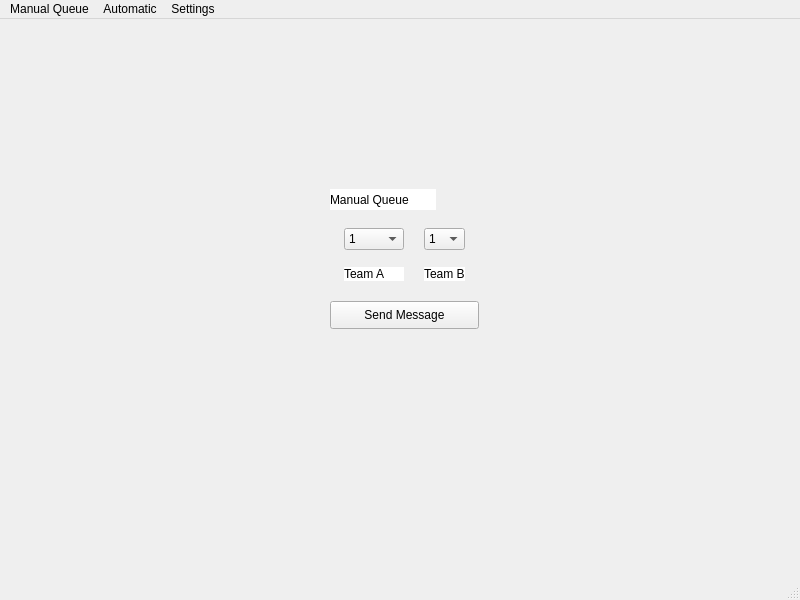
<?xml version="1.0" encoding="UTF-8"?>
<ui version="4.0">
 <class>MainWindow</class>
 <widget class="QMainWindow" name="MainWindow">
  <property name="geometry">
   <rect>
    <x>0</x>
    <y>0</y>
    <width>800</width>
    <height>600</height>
   </rect>
  </property>
  <property name="windowTitle">
   <string>MainWindow</string>
  </property>
  <widget class="QWidget" name="centralwidget">
   <widget class="QPushButton" name="pushButton">
    <property name="geometry">
     <rect>
      <x>330</x>
      <y>282</y>
      <width>149</width>
      <height>28</height>
     </rect>
    </property>
    <property name="text">
     <string>Send Message</string>
    </property>
   </widget>
   <widget class="QWidget" name="layoutWidget">
    <property name="geometry">
     <rect>
      <x>330</x>
      <y>198</y>
      <width>149</width>
      <height>77</height>
     </rect>
    </property>
    <layout class="QGridLayout" name="gridLayout">
     <item row="0" column="0">
      <widget class="QComboBox" name="TeamA_Number">
       <item>
        <property name="text">
         <string>1</string>
        </property>
       </item>
       <item>
        <property name="text">
         <string>2</string>
        </property>
       </item>
       <item>
        <property name="text">
         <string>3</string>
        </property>
       </item>
       <item>
        <property name="text">
         <string>4</string>
        </property>
       </item>
       <item>
        <property name="text">
         <string>5</string>
        </property>
       </item>
       <item>
        <property name="text">
         <string>6</string>
        </property>
       </item>
       <item>
        <property name="text">
         <string>7</string>
        </property>
       </item>
       <item>
        <property name="text">
         <string>8</string>
        </property>
       </item>
      </widget>
     </item>
     <item row="0" column="1">
      <widget class="QComboBox" name="TeamB_Number">
       <item>
        <property name="text">
         <string>1</string>
        </property>
       </item>
       <item>
        <property name="text">
         <string>2</string>
        </property>
       </item>
       <item>
        <property name="text">
         <string>3</string>
        </property>
       </item>
       <item>
        <property name="text">
         <string>4</string>
        </property>
       </item>
       <item>
        <property name="text">
         <string>5</string>
        </property>
       </item>
       <item>
        <property name="text">
         <string>6</string>
        </property>
       </item>
       <item>
        <property name="text">
         <string>7</string>
        </property>
       </item>
       <item>
        <property name="text">
         <string>8</string>
        </property>
       </item>
      </widget>
     </item>
     <item row="1" column="0">
      <widget class="QLabel" name="TeamA">
       <property name="sizePolicy">
        <sizepolicy hsizetype="Fixed" vsizetype="Fixed">
         <horstretch>0</horstretch>
         <verstretch>0</verstretch>
        </sizepolicy>
       </property>
       <property name="minimumSize">
        <size>
         <width>60</width>
         <height>10</height>
        </size>
       </property>
       <property name="styleSheet">
        <string notr="true">    #TeamA {
       background-color: white;
		
	font: 10pt &quot;MS Shell Dlg 2&quot;;
    }</string>
       </property>
       <property name="text">
        <string>Team A</string>
       </property>
      </widget>
     </item>
     <item row="1" column="1">
      <widget class="QLabel" name="TeamB">
       <property name="sizePolicy">
        <sizepolicy hsizetype="Fixed" vsizetype="Fixed">
         <horstretch>0</horstretch>
         <verstretch>0</verstretch>
        </sizepolicy>
       </property>
       <property name="minimumSize">
        <size>
         <width>0</width>
         <height>0</height>
        </size>
       </property>
       <property name="baseSize">
        <size>
         <width>60</width>
         <height>10</height>
        </size>
       </property>
       <property name="styleSheet">
        <string notr="true">    #TeamB {
    background-color: white;	
	font: 10pt &quot;MS Shell Dlg 2&quot;;
    }</string>
       </property>
       <property name="text">
        <string>Team B</string>
       </property>
       <property name="scaledContents">
        <bool>false</bool>
       </property>
      </widget>
     </item>
    </layout>
   </widget>
   <widget class="QLabel" name="descript1">
    <property name="geometry">
     <rect>
      <x>330</x>
      <y>170</y>
      <width>106</width>
      <height>21</height>
     </rect>
    </property>
    <property name="sizePolicy">
     <sizepolicy hsizetype="Fixed" vsizetype="Fixed">
      <horstretch>0</horstretch>
      <verstretch>0</verstretch>
     </sizepolicy>
    </property>
    <property name="styleSheet">
     <string notr="true">    #descript1 {
    background-color: white;	
	font: 10pt &quot;MS Shell Dlg 2&quot;;
    }</string>
    </property>
    <property name="text">
     <string>Manual Queue</string>
    </property>
   </widget>
  </widget>
  <widget class="QMenuBar" name="menubar">
   <property name="geometry">
    <rect>
     <x>0</x>
     <y>0</y>
     <width>800</width>
     <height>26</height>
    </rect>
   </property>
   <widget class="QMenu" name="menuSettings">
    <property name="title">
     <string>Settings</string>
    </property>
   </widget>
   <widget class="QMenu" name="menuManual_Queue">
    <property name="autoFillBackground">
     <bool>true</bool>
    </property>
    <property name="title">
     <string>Manual Queue</string>
    </property>
   </widget>
   <widget class="QMenu" name="menuAutomatic">
    <property name="title">
     <string>Automatic</string>
    </property>
   </widget>
   <addaction name="menuManual_Queue"/>
   <addaction name="menuAutomatic"/>
   <addaction name="menuSettings"/>
  </widget>
  <widget class="QStatusBar" name="statusbar"/>
 </widget>
 <resources/>
 <connections/>
</ui>
